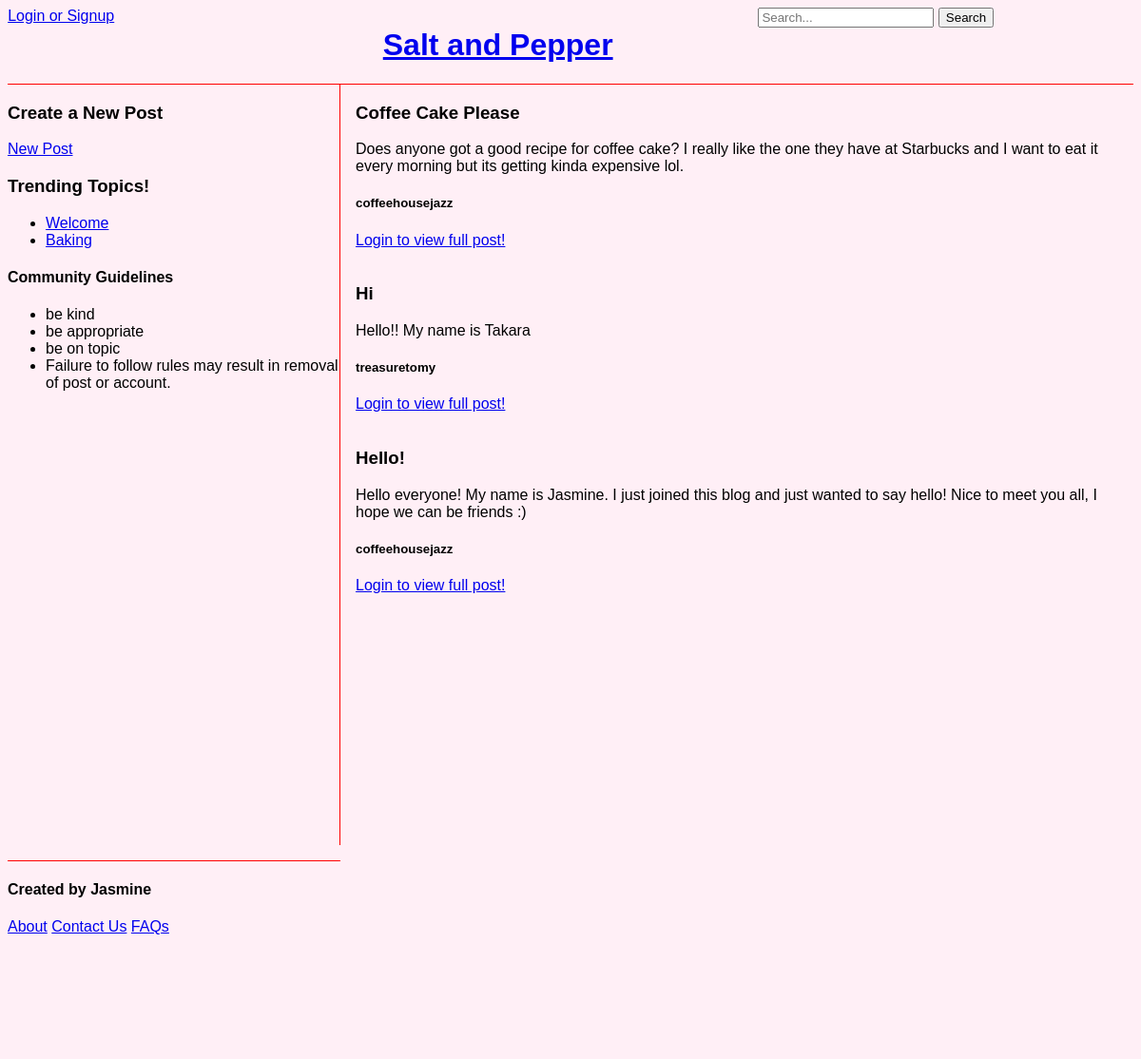
The app's page /home.php with its own data.
### tables this page shows
CREATE TABLE `post` (
  `username` varchar(100) NOT NULL,
  `content` text NOT NULL,
  `postImage` blob DEFAULT NULL,
  `topic` varchar(100) NOT NULL,
  `postId` int(11) NOT NULL,
  `date` timestamp NOT NULL DEFAULT current_timestamp(),
  `title` varchar(600) NOT NULL
);

### home.php (the view, shortened to what this page needs)
<?php
$mysqli = require __DIR__ . '/database.php';
$search = isset($_GET['search']) ? $_GET['search'] : '';
$sql = "SELECT * FROM post WHERE content LIKE '%$search%' ORDER BY date DESC";
$result = $mysqli->query($sql);
$posts = array();
while ($row = $result->fetch_assoc()) {
    $posts[] = $row;
}
$query = "SELECT topic FROM post GROUP BY topic ORDER BY COUNT(*) DESC LIMIT 3";
$result_trending = $mysqli->query($query);
?>
<!DOCTYPE html>
<html lang="en">
<head>
    <link rel="stylesheet" href="css/styles.css">
</head>
<header>
<div class="row">
  <div class="column">
        <form action="" method="get">
        <input type="text" placeholder="Search..." name="search" value="<?php echo $search ?>">
            <button type="submit">Search</button>
        </form>
  </div>
  <div class="column">
    <h1><a href="user_home.php" class="stretched-link">Salt and Pepper</a></h1>
  </div>
  <div class="column">
        <a href="login.php" class="stretched-link">Login or Signup</a> &nbsp
  </div>
</div>
</header>
<div class="container">
<aside>
    <div>
        <h3>Create a New Post</h3>
        <a href="new_post.php">New Post</a>
    </div>
            <?php
                echo "<h3>Trending Topics!</h3>";
                echo "<ul>";
                while ($row = mysqli_fetch_assoc($result_trending)) {?>
                <?php echo "<li>"; ?>
                <a href="topic.php?id=<?php echo $row['topic']; ?>" class="stretched-link"><?php echo $row['topic']; ?></a>
                <?php echo "</li>"; ?>
                <?php }?>
                <?php echo "</ul>"; ?>
    <h4>Community Guidelines</h4>
    <ul>
        <li>be kind</li>
        <li>be appropriate</li>
        <li>be on topic</li>
        <li>Failure to follow rules may result in removal of post or account.</li>
    </ul>
</aside>
<main>
    <?php foreach ($posts as $post) : ?>
        <div>
                <div>
                    <h3><?php echo $post["title"]; ?></h3>
                    <p><?php echo substr($post['content'], 0, 200); ?></p>
                    <h5><?php echo $post["username"]; ?></h5>
                    <a href="login.php" class="stretched-link">Login to view full post!</a>
                </div>
                <div>
                </div>
        </div>
    <?php endforeach; ?>
</main>
<footer>
    <div>
        <h4>Created by Jasmine</h3>
    </div>
    <div>
        <a href="about.php" class="stretched-link">About</a>
        <a href="contact.php" class="stretched-link">Contact Us</a>
        <a href="faq.php" class="stretched-link">FAQs</a>
    </div>
</footer>
</div>
</html>

### css/styles.css (style rules this page uses)
.column { float: right; width: 33.33%; }
.row:after { content: ""; display: table; clear: both; }
.container { border-top: 1px solid red; display: grid; grid-template-columns: 350px 1fr; gap: 1rem; }
aside { min-height: 100vh; justify-content: space-between; flex-direction: column; border-right: 1px solid red; }
footer { clear: both; position: relative; width: 100%; height: 200px; margin-top: 0px; border-top: 1px solid red; }

### records on screen
post: title "Coffee Cake Please", content "Does anyone got a good recipe for coffee cake? I really like the one they have at Starbucks and I want to eat it every morning but its getting kinda expensive lol.", username "coffeehousejazz"
post: title "Hi", content "Hello!! My name is Takara", username "treasuretomy"
post: title "Hello!", content "Hello everyone! My name is Jasmine. I just joined this blog and just wanted to say hello! Nice to meet you all, I hope we can be friends :)", username "coffeehousejazz"

### other values on screen
$row['topic'] "Welcome"
$row['topic'] "Baking"
